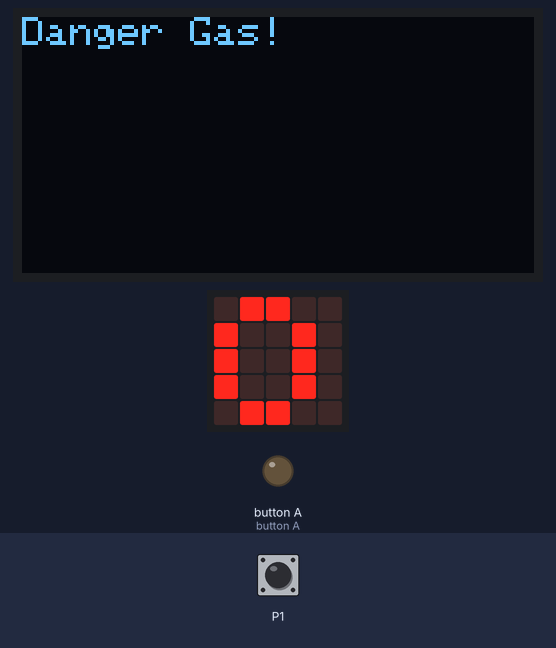
Bench run of a program on a simulated BBC micro:bit (MakeCode). Shown: 128×64 one-colour display, the board's 5×5 LED display, output pins drawn as LEDs (lit = HIGH). The test bench sets the inputs (shaded band); at power-on: P1 LOW.

Above: at 1.2 s.
1.3 s: P1 pulled HIGH for 0.15 s
At 1.5 s:
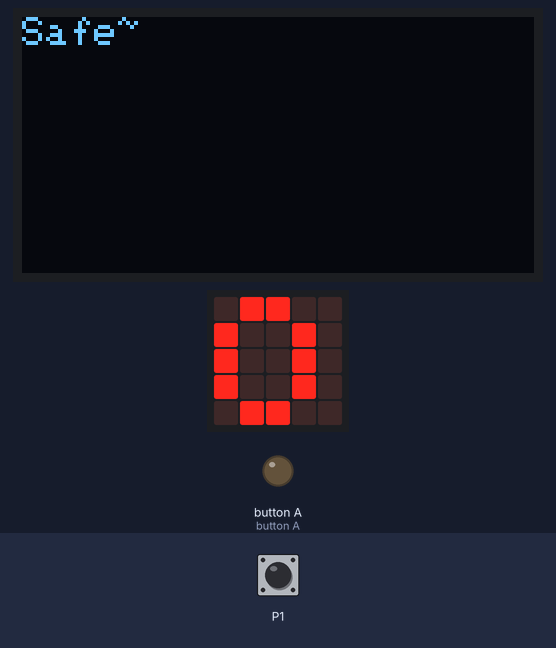
2.0 s: P1 pulled HIGH for 1 s
At 2.12 s:
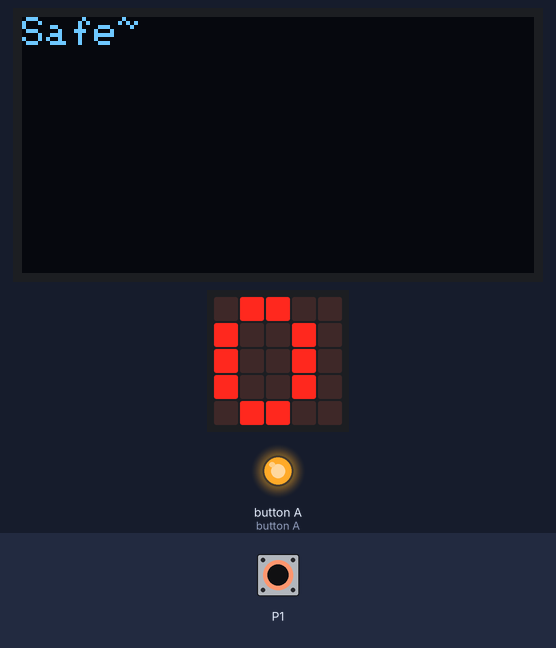
3.6 s: P1 pulled HIGH for 3.2 s
At 3.98 s:
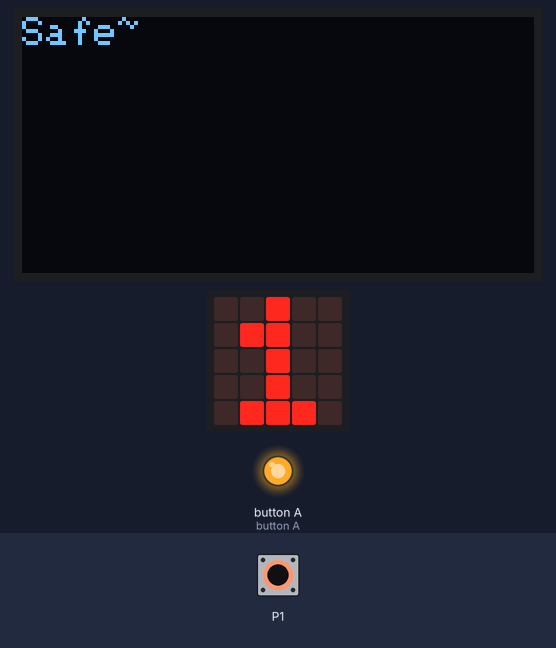
Timing chart, 0 to 8.3 s (numbered marks = the images above; inputs shaded):
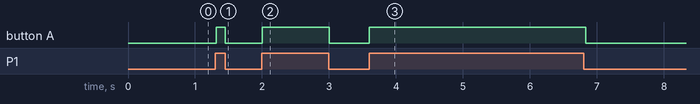

The program:

main.ts
```typescript
let gas = 0
OLED.init(128, 64)
pins.digitalWritePin(DigitalPin.P5, 1)
basic.forever(function () {
    basic.showNumber(gas)
})
basic.forever(function () {
    gas = pins.digitalReadPin(DigitalPin.P1)
    if (gas == 0) {
        pins.digitalWritePin(DigitalPin.P5, 0)
    } else {
        pins.digitalWritePin(DigitalPin.P5, 1)
    }
})
basic.forever(function () {
    if (gas == 0) {
        OLED.writeString("Danger Gas!")
        basic.pause(100)
        OLED.clear()
    } else {
        OLED.writeString("Safe~")
        basic.pause(100)
        OLED.clear()
    }
})
```

test.ts
```typescript
// 在此处测试；当此软件包作为插件使用时，将不会编译此软件包。
```

Measured:
- after the input at 1.3 s, button A: LOW → HIGH at once, → LOW 0.13 s later; the display: first differs from a run without the input after 0.15 s (image 1)
- after the input at 2.0 s, button A: LOW → HIGH at once, → LOW 0.99 s later; the display: first differs from a run without the input after 0.08 s (image 2)
- after the input at 3.6 s, button A: LOW → HIGH at once, → LOW 3.2 s later; the display: first changes at once (image 3 shows a later state)
